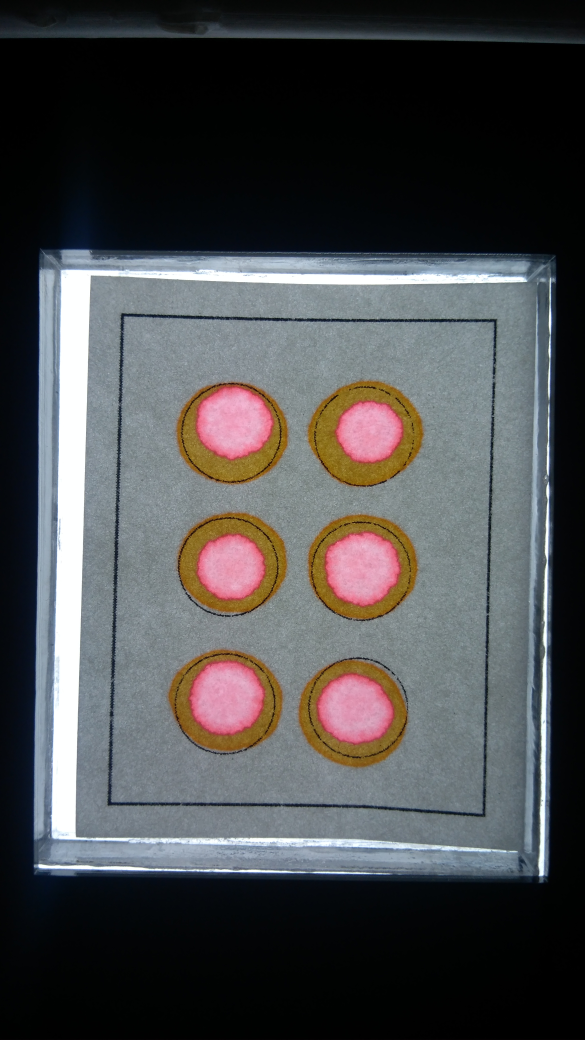
#> input picture milk/High/10_1.jpg, 2340 x 4160 px (shown at 1/4 size); its folder holds only this picture in this run
$ python milk.py   (older library calls are emulated)
#> lines starting #> are read from the running program, lines starting #| are printed output that depends on the picture; after the words box and inside, x2 and y2 are one past the last pixel; in counts of white or black regions, pixels touching at a corner belong together; long printed decimals are rounded
import math
import os

import cv2
import numpy as np

DIR_NAME = 'milk/'

for folder in ['High', 'Low', 'Medium', 'No adulterant']:
    print(folder)

    for img_name in os.listdir(DIR_NAME + folder):
        img = cv2.imread(DIR_NAME + folder + '/' + img_name, 0)
#> img: shape (4160, 2340); min 0, max 255, mean 75.6
        cimg = cv2.imread(DIR_NAME + folder + '/' + img_name)
#> cimg is the input picture: shape (4160, 2340, 3); mean B, G, R 77, 75.6, 75.1
        img = cv2.resize(img, None, fx=0.2, fy=0.2)
#> img: shape (832, 468)
        cimg = cv2.resize(cimg, None, fx=0.2, fy=0.2)
#> cimg: shape (832, 468, 3)

        ret, gray = cv2.threshold(img, 80, 255, cv2.THRESH_BINARY)
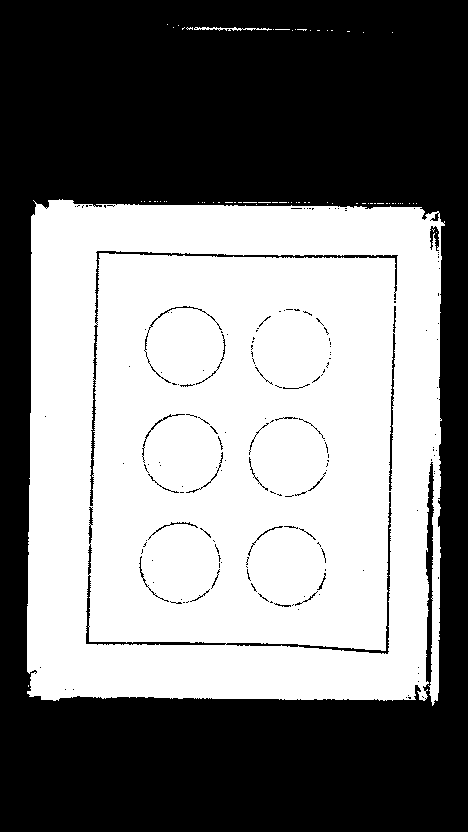
#> gray: shape (832, 468); 50.4% white; 172 black regions (143 under 20 px), largest, box (x1, y1, x2, y2) and area: (0, 0, 468, 832) 187879, (86, 492, 392, 654) 1439, (90, 251, 398, 506) 1364
        cv2.imshow('gray_otsu', gray)
        kernel = np.ones((3, 3), np.uint8)
        gray = cv2.morphologyEx(gray, cv2.MORPH_OPEN, kernel, iterations=5)
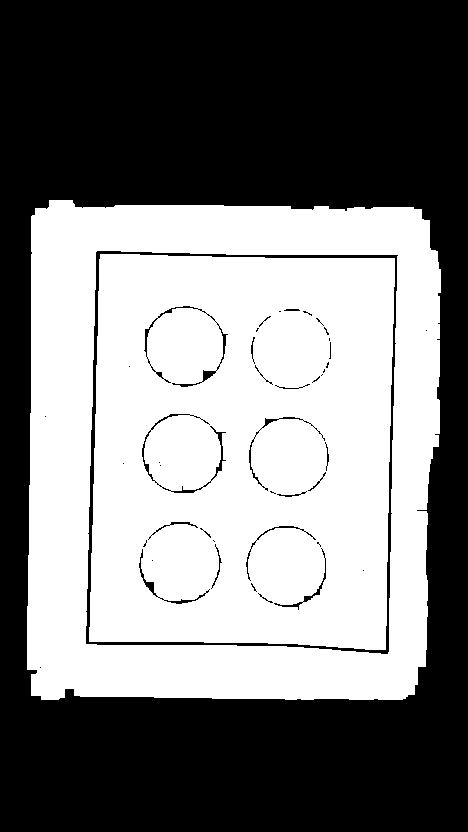
#> gray: shape (832, 468); 49.2% white; 2 white regions

        # Find contour of rectangle
        _, contours, hierarchy = cv2.findContours(gray, cv2.RETR_LIST, cv2.CHAIN_APPROX_NONE)
#> contours = 166 contours, 127 with area under 20; largest, box (x1, y1, x2, y2) and area: (27, 200, 441, 700) 196840, (85, 250, 399, 655) 119168, (89, 254, 395, 650) 113937, (209, 425, 227, 482) 223, (138, 548, 159, 598) 193

        points = None
        cimg2 = cimg.copy()
        for c in contours:
            area = (cv2.contourArea(c))
            if area > 100000 and area < 180000:
                # Crop image points
                points = cv2.boundingRect(c)
                cv2.drawContours(cimg2, c, -1, (255, 255, 0))
#> this loop made 166 passes
#> (area, points) on passes 164 to 165: (113937, (89, 254, 306, 396)), (119167.5, (85, 250, 314, 405))
#> area on passes 2, 9, 14, 18, 19, 20: 97, 133.5, 21.5, 172.5, 21, 76
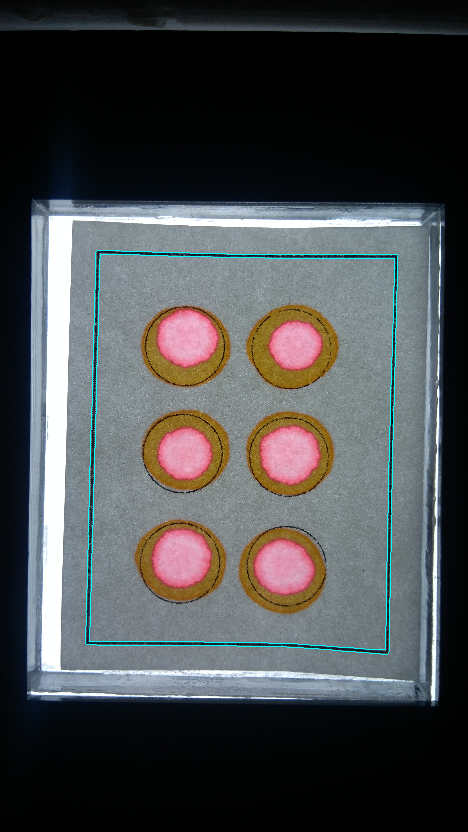
#> cimg2: shape (832, 468, 3); mean B, G, R 77.9, 76.6, 74.3
        if points:
            # Crop image to proceed
            x1, y1, w, h = points
#> x1 = 85; y1 = 250; w = 314; h = 405
            cimg = cimg[y1:y1 + h, x1:x1 + w]
#> cimg: shape (405, 314, 3)
            img = img[y1:y1 + h, x1:x1 + w]
#> img: shape (405, 314)

        cv2.imshow('out', cimg2)

        r = cimg[ : , : , 0]
        g = cimg[ : , : , 1]
        b = cimg[ : , : , 2]

        ret, otsu = cv2.threshold(b, 170, 255, cv2.THRESH_BINARY)
#> otsu: shape (405, 314); 12% white; 198 white regions (192 under 20 px), largest, box (x1, y1, x2, y2) and area: (175, 175, 236, 235) 2750, (72, 59, 134, 119) 2733, (66, 279, 127, 338) 2715, (169, 289, 230, 345) 2558, (72, 177, 127, 230) 2209, (183, 70, 238, 121) 2037
        cv2.imshow('b_otsu', otsu)

        # Opening
        kernel = np.ones((3, 3), np.uint8)
        otsu = cv2.morphologyEx(otsu, cv2.MORPH_OPEN, kernel, iterations=5)
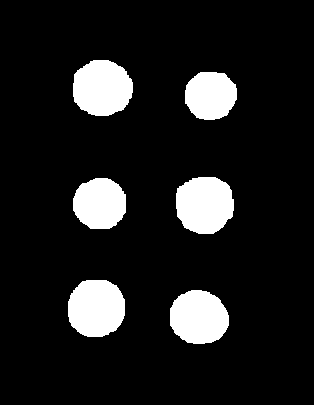
#> otsu: shape (405, 314); 11.6% white; 6 white regions

        _, contours, hierarchy = cv2.findContours(otsu, cv2.RETR_LIST, cv2.CHAIN_APPROX_NONE)
#> contours = 6 contours; box (x1, y1, x2, y2) and area: (176, 177, 234, 234) 2612, (73, 60, 133, 116) 2596, (68, 280, 125, 337) 2594, (170, 290, 229, 344) 2447, (73, 178, 126, 229) 2102, (185, 72, 237, 120) 1938
        means = np.zeros((6, 4))
        count = 0
        for c in contours:
            center, radius = cv2.minEnclosingCircle(c)
            area = cv2.contourArea(c)

            if (radius > 20 and radius < 40 and abs(area - math.pi * radius * radius) < 1200):
                cv2.drawContours(cimg, c, -1, (0, 255, 0), cv2.FILLED)
                mask = np.zeros((cimg.shape[0], cimg.shape[1], 1), dtype=np.uint8)
                cv2.fillPoly(mask, [c], 255)
                cv2.circle(cimg, (int(center[0]), int(center[1])), int(radius), (244, 0, 0))
                res = cv2.bitwise_and(cimg, cimg, mask=mask)
                cv2.imshow('mask', res)
                cv2.imshow('m', mask)

                mean_val = cv2.mean(cimg, mask=mask)
                if count >= 6:
                    print("More than 6 contours found")
                    cv2.waitKey(0)
                    break
                means[count, :] = mean_val

                count += 1
#> this loop made 6 passes
#> (center, radius, area, mean_val) on passes 1 to 6: ((199, 316.5), 30.22, 2447, (158.9, 141, 204.8, 0)), ((95.32, 307.1), 30.23, 2594, (163.8, 139.9, 208.5, 0)), ((99.31, 203), 27.22, 2101.5, (161.7, 143.9, 212.6, 0)), ((203.7, 203.5), 30.91, 2612.5, (164.1, 148.7, 210.5, 0)), ((210.3, 94.41), 26.76, 1937.5, (164.9, 144.2, 212.5, 0)), ((101.7, 87.5), 30.81, 2595.5, (168.2, 152.9, 216.6, 0))
#> pass 1, `cv2.imshow('m', mask)`:
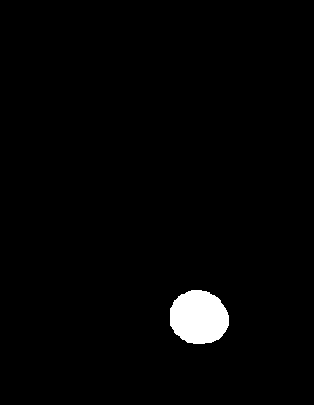
#> window 'm': shape (405, 314, 1); 2% white; 1 white region, box (x1, y1, x2, y2) and area: (170, 290, 229, 344) 2530
#> after the loop:
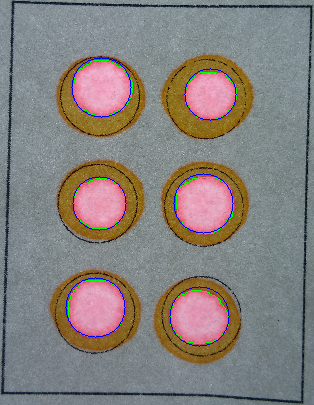
#> cimg: shape (405, 314, 3); mean B, G, R 124.5, 128.3, 134.6
#> after the loop:
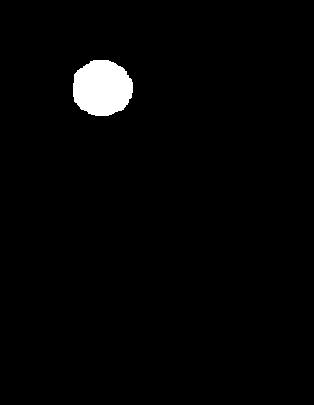
#> mask: shape (405, 314, 1); 2.1% white; 1 white region, box (x1, y1, x2, y2) and area: (73, 60, 133, 116) 2685
#> after the loop, count = 6; means = [[158.9, 141, 204.8, 0], [163.8, 139.9, 208.5, 0], [161.7, 143.9, 212.6, 0], [164.1, 148.7, 210.5, 0], [164.9, 144.2, 212.5, 0], [168.2, 152.9, 216.6, 0]]

        print(','.join([str(i) for i in list(np.mean(means, axis=0)[:])]))
#| 163.600,145.115,210.897,0.0
        cv2.imshow("cimg", cimg)

        if (count != 6):
            print("Circles found", count)
            cv2.waitKey(0)
            pass
#> pass 2 of the loop `for folder in ['High', 'Low', 'Medium', 'No adulterant']:`:
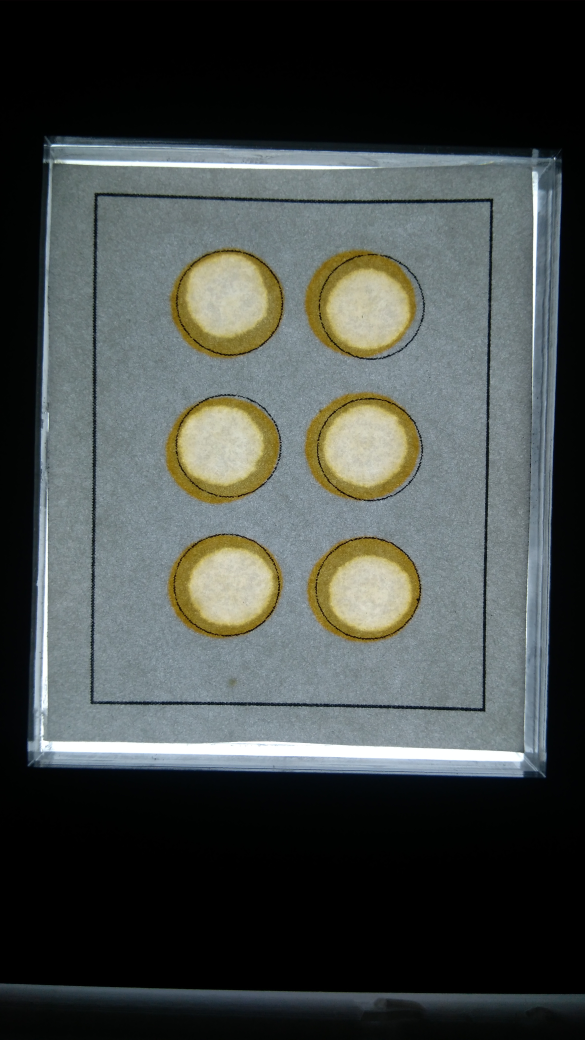
#> input picture milk/Low/0.1_1.jpg, 2340 x 4160 px (shown at 1/4 size)
#> cimg is the input picture: shape (4160, 2340, 3); mean B, G, R 73.3, 75.7, 70.5
#> `gray = cv2.morphologyEx(gray, cv2.MORPH_OPEN, kernel, iterations=5)`:
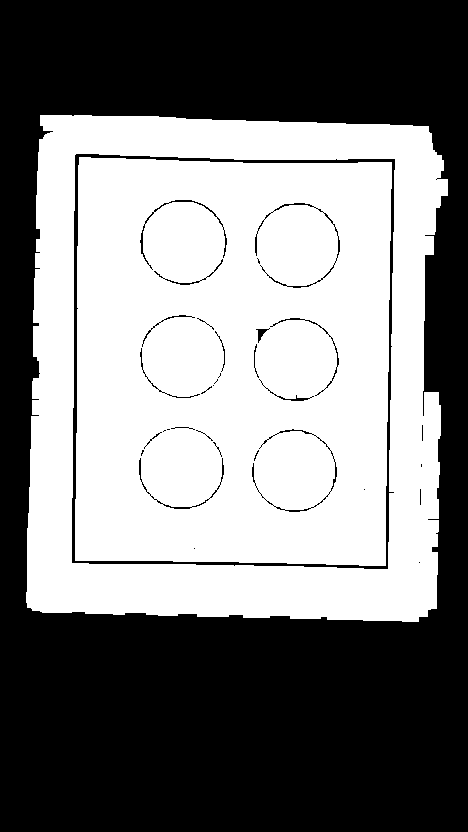
#> gray: shape (832, 468); 49.6% white; 2 white regions
#> `_, contours, hierarchy = cv2.findContours(gray, cv2.RETR_LIST, cv2.CHA..`: contours = 239 contours, 188 with area under 20; largest, box (x1, y1, x2, y2) and area: (26, 115, 448, 622) 198218, (71, 153, 396, 570) 130101, (75, 157, 392, 566) 124514, (168, 199, 218, 218) 134, (139, 223, 150, 266) 116
#> the loop `for c in contours:` made 239 passes
#> (area, points) on passes 237 to 238: (124514, (75, 157, 317, 409)), (130101, (71, 153, 325, 417))
#> x1 = 71; y1 = 153; w = 325; h = 417
#> r: shape (417, 325)
#> g: shape (417, 325)
#> b: shape (417, 325)
#> `_, contours, hierarchy = cv2.findContours(otsu, cv2.RETR_LIST, cv2.CHA..`: contours = 6 contours; box (x1, y1, x2, y2) and area: (189, 172, 254, 236) 3231, (79, 51, 142, 116) 3204, (73, 172, 139, 234) 3200, (81, 286, 147, 347) 3156, (192, 63, 256, 125) 3096, (193, 292, 258, 351) 2995
#> the loop `for c in contours:` made 6 passes
#> (center, radius, area, mean_val) on passes 1 to 6: ((224.4, 320.5), 33.44, 2995, (161.3, 199.8, 191.4, 0)), ((114, 315.7), 34.11, 3156, (159.2, 200.3, 191.4, 0)), ((221, 203.5), 33.81, 3231, (164.3, 194, 189.8, 0)), ((105.3, 202.6), 33.79, 3200, (164.1, 195.7, 188.3, 0)), ((223.5, 94.47), 32.93, 3095.5, (156.3, 185.9, 181.3, 0)), ((110.4, 82.65), 33.8, 3204, (154.7, 188.4, 179.3, 0))
#> after the loop `for c in contours:`:
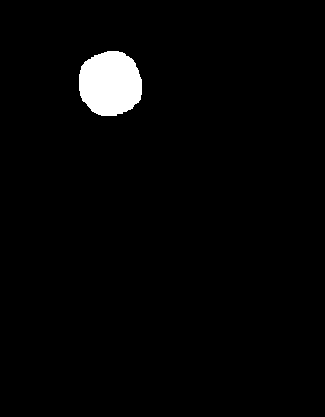
#> mask: shape (417, 325, 1); 2.4% white; 1 white region, box (x1, y1, x2, y2) and area: (79, 51, 142, 116) 3302
#> after the loop `for c in contours:`: count = 6; means = [[161.3, 199.8, 191.4, 0], [159.2, 200.3, 191.4, 0], [164.3, 194, 189.8, 0], [164.1, 195.7, 188.3, 0], [156.3, 185.9, 181.3, 0], [154.7, 188.4, 179.3, 0]]
#| 159.987,194.012,186.907,0.0
#> (the run stopped early here; a loop or call above may not have finished)
